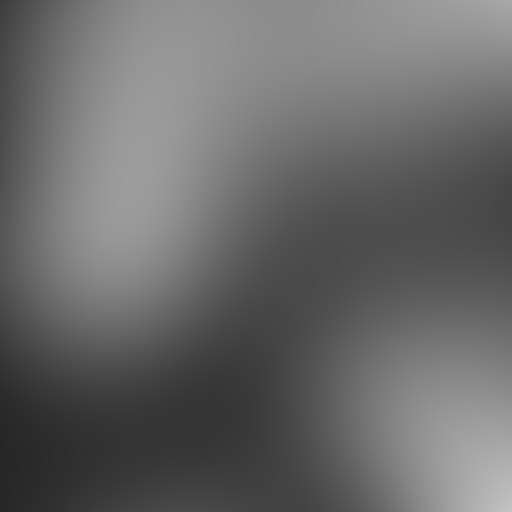
#> input picture Programming Projects/MatLab Simulations/greenbankexample.png.tiff, 512 x 512 px
$ python puzzleConverter.py '../MatLab Simulations/greenbankexample.png.tiff' 100
#> lines starting #> are read from the running program, lines starting #| are printed output that depends on the picture
import numpy as np
import pandas
import os
import math
import random
from matplotlib import image as img
import matplotlib.pyplot as plt
from PIL import Image

import scipy
from scipy import ndimage

import sys

gridSize = int(sys.argv[2])

image = img.imread( sys.argv[1] )
#> image is the input picture: shape (512, 512) uint16; min 9867, max 49901, mean 26931.7

img.imsave("loaded-image-pre-crop.png", image)
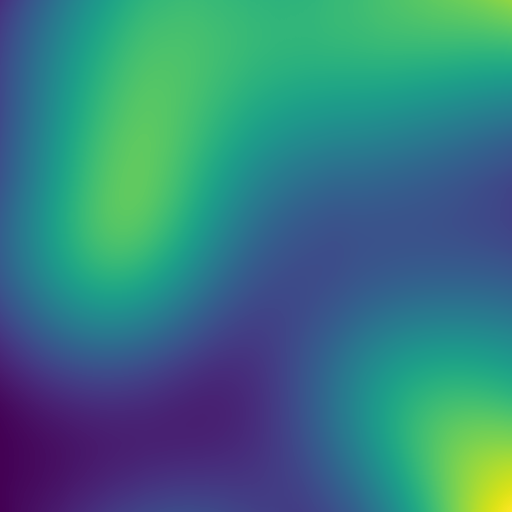
#> saved as loaded-image-pre-crop.png: shape (512, 512, 3); mean R, G, B 55.6, 122.9, 127.9

if len(image) != len(image[0]):
    smaller = min( len(image), len(image[0]) )
    image = image[:smaller, :smaller, :3]

img.imsave("loaded-image-post-crop.png", image)


#> (the run stopped early here; a loop or call above may not have finished)
